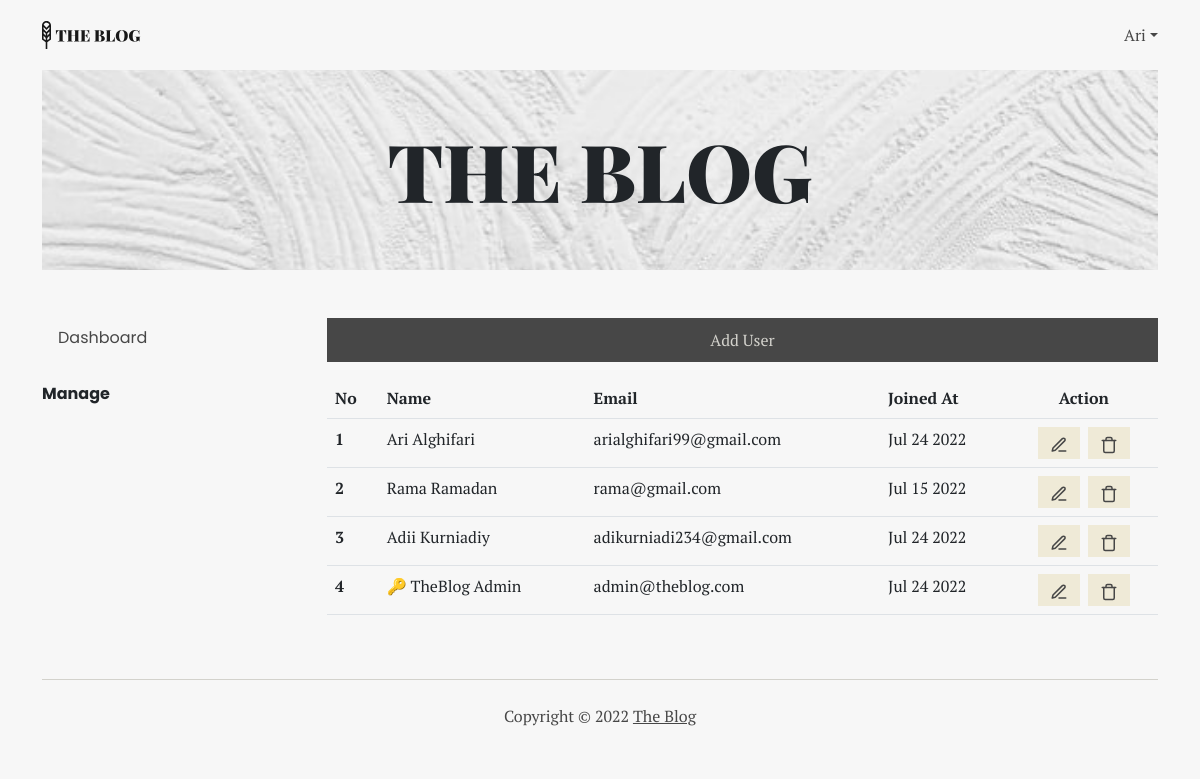
The app's page /dashboard/user/index.php (signed in) with its own data.
### tables this page shows
CREATE TABLE `user` (
  `id` int(11) NOT NULL,
  `email` varchar(255) NOT NULL,
  `password` varchar(255) NOT NULL,
  `first_name` varchar(255) NOT NULL,
  `last_name` varchar(255) NOT NULL,
  `isAdmin` tinyint(1) NOT NULL,
  `createdAt` datetime NOT NULL
);

### dashboard/user/index.php (the view, shortened to what this page needs)
<?php
include '../../connection.php';
$sql = "SELECT * FROM user";
$query = mysqli_query($conn, $sql);
?>
<!DOCTYPE html>
<html lang="en">
<head>
	<link rel="stylesheet" href="../../style/bootstrap.min.css" />
	<link rel="stylesheet" href="../../style/main.css" />
</head>
<body>
	<div class="container">
		<nav class="nav-main" aria-label="main navigation">
			<a href="../../"><img src="../../assets/logo.svg" alt="The Blog Logo" /></a>
			<div>
				<?php if ($_SESSION['user_id']) { ?>
					<p class="m-0 rounded-0 dropdown-toggle cursor-pointer" data-bs-toggle="dropdown" aria-expanded="false"><?= $_SESSION['user_first_name']; ?></p>
				<?php } ?>
			</div>
		</nav>
		<header>
			<section class="banner">
				<img src="../../assets/banner.jpg" alt="Banner" />
				<h1 class="display-1">THE BLOG</h1>
			</section>
		</header>
		<main>
			<div class="row my-5">
				<aside class="col-12 col-md-3 mb-4">
					<div class="manage">
						<nav class="nav-side mb-4 p-0" aria-label="Manage Navigation">
							<a href="../">
								<p>Dashboard</p>
							</a>
						</nav>
						<p class="manage__title">Manage</p>
					</div>
				</aside>
				<section class="col-12 col-md-9">
					<a href="./add_form.php" class="btn-primary mb-3">Add User</a>
					<div class="overflow-auto">
						<table class="table">
							<tr>
								<th>No</th>
								<th>Name</th>
								<th>Email</th>
								<th>Joined At</th>
								<th class="text-center">Action</th>
							</tr>
							<?php
							$no = 1;
							while ($row = mysqli_fetch_array($query)) {
								$name = $row['email'];
							?>
								<tr>
									<th><?= $no ?></th>
									<td>
										<?= $row['isAdmin'] == 1 ? "🔑" : ""; ?>
										<?= $row['first_name'] . ' ' . $row['last_name'] ?>
									</td>
									<td><?= $row['email'] ?></td>
									<td><?= date("M d Y", strtotime($row['createdAt'])) ?></td>
									<td>
										<div class="d-flex justify-content-center align-items-center gap-2">
											<a href="./edit_form.php?id=<?= $row['id'] ?>" title="edit"><img src="../../assets/ic_edit.svg" alt="" /></a>
											<a href="./delete.php?id=<?= $row['id'] ?>" title="delete" onclick="return confirm('Do you want to delete <?= $name ?>?')"><img src="../../assets/ic_trash.svg" alt="" /></a>
										</div>
									</td>
								</tr>
							<?php
								$no++;
							}
							?>
						</table>
					</div>
				</section>
		</main>
		<footer>
			<p>Copyright © <?= date('Y') ?> <a href="#">The Blog</a></p>
		</footer>
	</div>
</body>
</html>

### style/main.css (style rules this page uses)
:root { --background: #f7f7f7; --soft: #d3d2cc; --active: #efead7; --dark: #474747; --darker: #181818; }
* { font-family: "PT Serif", serif; padding: 0; }
body { background-color: var(--background); }
.nav-main { display: flex; height: 70px; justify-content: space-between; align-items: center; }
.nav-main > div { display: flex; gap: 24px; }
.nav-main p { color: var(--dark); cursor: pointer; }
aside * { font-family: Poppins, sans-serif; }
.nav-side a { text-decoration: none; color: var(--dark); }
.nav-side p { margin: 0; padding: 8px 16px; }
.manage__title { font-weight: bold; }
.btn-primary { border: none; background-color: var(--dark); color: var(--soft); padding: 10px; width: 100%; text-decoration: none; display: inline-block; text-align: center; }
.banner { width: 100%; display: flex; align-items: center; justify-content: center; position: relative; }
.banner > img { width: 100%; max-height: 200px; object-fit: cover; background-repeat: no-repeat; }
.banner > h1 { font-family: "Playfair Display", serif; font-weight: 900; position: absolute; text-align: center; margin: 0; }
table a { width: 42px; padding: 4px 12px; background-color: var(--active); }
table img { color: red; width: 100%; }
footer { display: flex; justify-content: center; align-items: center; height: 72px; border-top: 1px solid var(--soft); }
footer * { color: var(--dark); margin: 0; }

### records on screen
user: first_name "Ari", last_name "Alghifari", email "arialghifari99@gmail.com", createdAt "Jul 24 2022"
user: first_name "Rama", last_name "Ramadan", email "rama@gmail.com", createdAt "Jul 15 2022"
user: first_name "Adii", last_name "Kurniadiy", email "adikurniadi234@gmail.com", createdAt "Jul 24 2022"
user: first_name "TheBlog", last_name "Admin", email "admin@theblog.com", createdAt "Jul 24 2022"

### other values on screen
$_SESSION['user_first_name'] "Ari"
